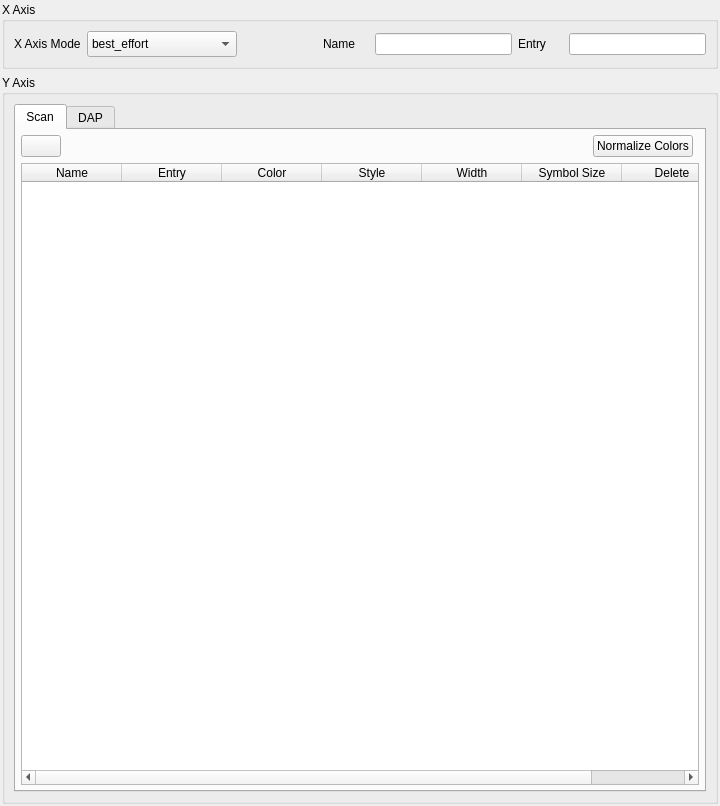
<?xml version="1.0" encoding="UTF-8"?>
<ui version="4.0">
 <class>Form</class>
 <widget class="QWidget" name="Form">
  <property name="geometry">
   <rect>
    <x>0</x>
    <y>0</y>
    <width>720</width>
    <height>806</height>
   </rect>
  </property>
  <property name="windowTitle">
   <string>Form</string>
  </property>
  <layout class="QVBoxLayout" name="verticalLayout_2">
   <property name="leftMargin">
    <number>2</number>
   </property>
   <property name="topMargin">
    <number>2</number>
   </property>
   <property name="rightMargin">
    <number>2</number>
   </property>
   <property name="bottomMargin">
    <number>2</number>
   </property>
   <item>
    <widget class="QGroupBox" name="x_group_box">
     <property name="title">
      <string>X Axis</string>
     </property>
     <layout class="QHBoxLayout" name="horizontalLayout" stretch="0,0,0,0,1,3,1,3">
      <item>
       <widget class="QLabel" name="x_mode_label">
        <property name="text">
         <string>X Axis Mode</string>
        </property>
       </widget>
      </item>
      <item>
       <widget class="QComboBox" name="x_mode">
        <property name="minimumSize">
         <size>
          <width>150</width>
          <height>26</height>
         </size>
        </property>
        <item>
         <property name="text">
          <string>best_effort</string>
         </property>
        </item>
        <item>
         <property name="text">
          <string>device</string>
         </property>
        </item>
        <item>
         <property name="text">
          <string>index</string>
         </property>
        </item>
        <item>
         <property name="text">
          <string>timestamp</string>
         </property>
        </item>
       </widget>
      </item>
      <item>
       <spacer name="horizontalSpacer_3">
        <property name="orientation">
         <enum>Qt::Orientation::Horizontal</enum>
        </property>
        <property name="sizeHint" stdset="0">
         <size>
          <width>40</width>
          <height>20</height>
         </size>
        </property>
       </spacer>
      </item>
      <item>
       <spacer name="horizontalSpacer_4">
        <property name="orientation">
         <enum>Qt::Orientation::Horizontal</enum>
        </property>
        <property name="sizeHint" stdset="0">
         <size>
          <width>40</width>
          <height>20</height>
         </size>
        </property>
       </spacer>
      </item>
      <item>
       <widget class="QLabel" name="x_name_label">
        <property name="text">
         <string>Name</string>
        </property>
       </widget>
      </item>
      <item>
       <widget class="DeviceLineEdit" name="x_name"/>
      </item>
      <item>
       <widget class="QLabel" name="x_entry_label">
        <property name="text">
         <string>Entry</string>
        </property>
       </widget>
      </item>
      <item>
       <widget class="QLineEdit" name="x_entry"/>
      </item>
     </layout>
    </widget>
   </item>
   <item>
    <widget class="QGroupBox" name="y_group_box">
     <property name="title">
      <string>Y Axis</string>
     </property>
     <layout class="QVBoxLayout" name="verticalLayout">
      <item>
       <widget class="QTabWidget" name="tabWidget">
        <property name="currentIndex">
         <number>0</number>
        </property>
        <widget class="QWidget" name="tab_scan">
         <attribute name="title">
          <string>Scan</string>
         </attribute>
         <layout class="QGridLayout" name="gridLayout">
          <property name="leftMargin">
           <number>5</number>
          </property>
          <property name="topMargin">
           <number>5</number>
          </property>
          <property name="rightMargin">
           <number>5</number>
          </property>
          <property name="bottomMargin">
           <number>5</number>
          </property>
          <item row="0" column="2">
           <widget class="QPushButton" name="normalize_colors_scan">
            <property name="text">
             <string>Normalize Colors</string>
            </property>
           </widget>
          </item>
          <item row="1" column="0" colspan="4">
           <widget class="QTableWidget" name="scan_table">
            <property name="rowCount">
             <number>0</number>
            </property>
            <attribute name="horizontalHeaderCascadingSectionResizes">
             <bool>false</bool>
            </attribute>
            <attribute name="horizontalHeaderShowSortIndicator" stdset="0">
             <bool>true</bool>
            </attribute>
            <attribute name="horizontalHeaderStretchLastSection">
             <bool>true</bool>
            </attribute>
            <attribute name="verticalHeaderStretchLastSection">
             <bool>false</bool>
            </attribute>
            <column>
             <property name="text">
              <string>Name</string>
             </property>
            </column>
            <column>
             <property name="text">
              <string>Entry</string>
             </property>
            </column>
            <column>
             <property name="text">
              <string>Color</string>
             </property>
            </column>
            <column>
             <property name="text">
              <string>Style</string>
             </property>
            </column>
            <column>
             <property name="text">
              <string>Width</string>
             </property>
            </column>
            <column>
             <property name="text">
              <string>Symbol Size</string>
             </property>
            </column>
            <column>
             <property name="text">
              <string>Delete</string>
             </property>
            </column>
           </widget>
          </item>
          <item row="0" column="1">
           <spacer name="horizontalSpacer">
            <property name="orientation">
             <enum>Qt::Orientation::Horizontal</enum>
            </property>
            <property name="sizeHint" stdset="0">
             <size>
              <width>40</width>
              <height>20</height>
             </size>
            </property>
           </spacer>
          </item>
          <item row="0" column="0">
           <widget class="QPushButton" name="add_curve">
            <property name="toolTip">
             <string/>
            </property>
            <property name="text">
             <string/>
            </property>
           </widget>
          </item>
          <item row="0" column="3">
           <widget class="ColormapSelector" name="color_map_selector_scan"/>
          </item>
         </layout>
        </widget>
        <widget class="QWidget" name="tab_DAP">
         <attribute name="title">
          <string>DAP</string>
         </attribute>
         <layout class="QGridLayout" name="gridLayout_2">
          <property name="leftMargin">
           <number>5</number>
          </property>
          <property name="topMargin">
           <number>5</number>
          </property>
          <property name="rightMargin">
           <number>5</number>
          </property>
          <property name="bottomMargin">
           <number>5</number>
          </property>
          <item row="1" column="0" colspan="4">
           <widget class="QTableWidget" name="dap_table">
            <attribute name="horizontalHeaderShowSortIndicator" stdset="0">
             <bool>true</bool>
            </attribute>
            <attribute name="horizontalHeaderStretchLastSection">
             <bool>true</bool>
            </attribute>
            <column>
             <property name="text">
              <string>Name</string>
             </property>
            </column>
            <column>
             <property name="text">
              <string>Entry</string>
             </property>
            </column>
            <column>
             <property name="text">
              <string>Model</string>
             </property>
            </column>
            <column>
             <property name="text">
              <string>Color</string>
             </property>
            </column>
            <column>
             <property name="text">
              <string>Style</string>
             </property>
            </column>
            <column>
             <property name="text">
              <string>Width</string>
             </property>
            </column>
            <column>
             <property name="text">
              <string>Symbol Size</string>
             </property>
            </column>
            <column>
             <property name="text">
              <string>Delete</string>
             </property>
            </column>
           </widget>
          </item>
          <item row="0" column="2">
           <widget class="QPushButton" name="normalize_colors_dap">
            <property name="text">
             <string>Normalize Colors</string>
            </property>
           </widget>
          </item>
          <item row="0" column="1">
           <spacer name="horizontalSpacer_2">
            <property name="orientation">
             <enum>Qt::Orientation::Horizontal</enum>
            </property>
            <property name="sizeHint" stdset="0">
             <size>
              <width>585</width>
              <height>20</height>
             </size>
            </property>
           </spacer>
          </item>
          <item row="0" column="0">
           <widget class="QPushButton" name="add_dap">
            <property name="text">
             <string/>
            </property>
           </widget>
          </item>
          <item row="0" column="3">
           <widget class="ColormapSelector" name="color_map_selector_dap"/>
          </item>
         </layout>
        </widget>
       </widget>
      </item>
     </layout>
    </widget>
   </item>
  </layout>
 </widget>
 <customwidgets>
  <customwidget>
   <class>DeviceLineEdit</class>
   <extends>QLineEdit</extends>
   <header>device_line_edit</header>
  </customwidget>
  <customwidget>
   <class>ColormapSelector</class>
   <extends>QWidget</extends>
   <header>colormap_selector</header>
  </customwidget>
 </customwidgets>
 <resources/>
 <connections/>
</ui>
